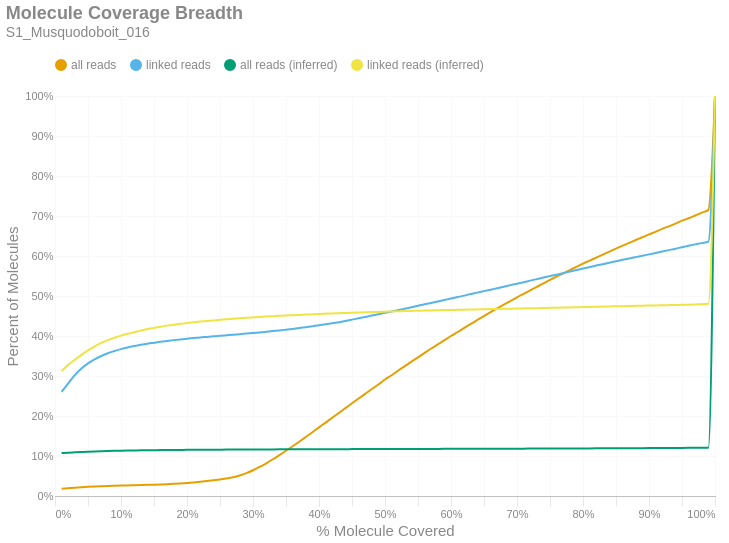

The code cell stored with this chart in its notebook:
### Markdown cell above
### Molecule Read Coverage
This chart shows molecule coverage breadth as computed by the number of bases aligned to that molecule. In other words, "*how much of each unique long molecule is actually sequenced/aligned?*" Keep in mind there is a distinction between sequences and alignments, since some sequences belonging to a particular molecule may not align well and wouldn't appear in the alignment data. This chart also shows molecule coverage breadth as computed by the *inferred fragment* from which the aligned sequences originate. Unlike read coverage, this calculation takes into account the total insert size, including unsequenced gaps between the forward and reverse reads. Like the previous figures, these are cumulative percents.

### Code cell
if SKIPLR:
    print_html(f"Skipped")
else:
    binned_df = consolidated_hist(valids['coverage_bp'], mask, 0.01, True)
    binned_df_inf = consolidated_hist(valids['coverage_inserts'], mask, 0.01, True)
    binned_df = binned_df.with_columns(pl.lit(binned_df_inf['all reads (cumsum)']).alias('all reads (inferred)'))
    binned_df = binned_df.with_columns(pl.lit(binned_df_inf['linked reads (cumsum)']).alias('linked reads (inferred)'))
    binned_df = binned_df.with_columns(
        (pl.col('bin').cast(pl.Float64) + 0.01).alias('right_edge')
    )

    with SafeRender(binned_df):
        (
            density_plot(binned_df, 'Molecule Coverage Breadth', samplename, 'molcov', ['all reads (inferred)','linked reads (inferred)'])
            .encode(
                #x=alt.X('bin:Q', title="% Molecule Covered").axis(format = '%').scale(padding=0),
                x=alt.X('right_edge:Q', title="% Molecule Covered").axis(format='%').scale(padding=0),
                y=alt.Y('value:Q', title='Percent of Molecules')
                    .axis(format='%')
                    .stack(False)
                    .scale(domainMin=0, padding=0),
                color=alt.Color("key:N").scale(domain = ["all reads", "linked reads", "all reads (inferred)", "linked reads (inferred)"]),
                tooltip = [
                    alt.Tooltip("key:N", title = "Data Type"),
                    alt.Tooltip("range_label:N", title="% Molecule Covered"),
                    alt.Tooltip("value:Q", format = ".2%", title="% Molecules")
                ]
            )
        ).display()

### Figure 1 — Vega-Lite specification as saved in the notebook (floating-point values rounded to 4 significant figures)
{"width": "container", "height": 400, "config": {"title": {"anchor": "start", "dy": -15, "fontSize": 18, "color": "#888888", "subtitleColor": "#888888", "subtitleFontSize": 14}, "arc": {"fill": "#0072B2"}, "axis": {"domainColor": "#888888", "domainWidth": 0.5, "gridWidth": 0.2, "grid": false, "titleFontWeight": 400, "titleFontSize": 15, "labelFontSize": 11, "labelColor": "#888888", "tickColor": "#888888", "tickWidth": 0.2, "titleColor": "#888888"}, "axisBand": {"grid": false}, "axisX": {"grid": true, "tickSize": 10, "domainCap": "round"}, "axisY": {"domain": false, "grid": true, "tickSize": 0, "domainCap": "round"}, "background": "transparent", "header": {"labelFontSize": 15, "labelColor": "#888888", "titleFontSize": 15, "titleFontWeight": 600, "titleColor": "#888888"}, "legend": {"labelFont": "sans-serif", "labelFontSize": 12, "labelColor": "#888888", "symbolSize": 100, "symbolType": "circle", "titleFontSize": 12, "titlePadding": 10, "titleColor": "#888888", "title": null, "orient": "top"}, "range": {"category": ["#E69F00", "#56B4E9", "#009E73", "#F0E442", "#0072B2", "#D55E00", "#CC79A7", "#000000"], "diverging": ["#cfe8f3", "#a2d4ec", "#73bfe2", "#46abdb", "#1696d2", "#12719e"]}, "area": {"fill": "#0072B2", "fillOpacity": 0.7, "line": true, "strokeOpacity": 0.7}, "line": {"color": "#0072B2", "stroke": "#0072B2", "strokeWidth": 2}, "trail": {"color": "#0072B2", "stroke": "#0072B2", "strokeWidth": 0, "size": 1}, "point": {"filled": true, "fillOpacity": 1.0, "size": 95}, "text": {"color": "#888888", "fontSize": 11, "align": "right", "fontWeight": 400, "size": 11}, "bar": {"fill": "#0072B2", "stroke": null}, "view": {"stroke": null, "continuousWidth": 660, "continuousHeight": 400}}, "data": {"name": "data-30377627dd52c46316473779d48c8bbb"}, "mark": {"type": "line", "interpolate": "monotone", "point": {"opacity": 0, "size": 275}}, "encoding": {"color": {"field": "key", "scale": {"domain": ["all reads", "linked reads", "all reads (inferred)", "linked reads (inferred)"]}, "type": "nominal"}, "tooltip": [{"field": "key", "title": "Data Type", "type": "nominal"}, {"field": "range_label", "title": "% Molecule Covered", "type": "nominal"}, {"field": "value", "format": ".2%", "title": "% Molecules", "type": "quantitative"}], "x": {"axis": {"format": "%"}, "field": "right_edge", "scale": {"padding": 0}, "title": "% Molecule Covered", "type": "quantitative"}, "y": {"axis": {"format": "%"}, "field": "value", "scale": {"domainMin": 0, "padding": 0}, "stack": false, "title": "Percent of Molecules", "type": "quantitative"}}, "params": [{"name": "param_c36ac31b6afebe62", "select": {"type": "point", "fields": ["key"]}, "bind": "legend"}], "title": {"text": "Molecule Coverage Breadth", "subtitle": "S1_Musquodoboit_016"}, "transform": [{"fold": ["all reads (cumsum)", "linked reads (cumsum)", "all reads (inferred)", "linked reads (inferred)"]}, {"calculate": "replace(datum.key, ' (cumsum)', '')", "as": "key"}, {"filter": {"param": "param_c36ac31b6afebe62"}}], "usermeta": {"embedOptions": {"downloadFileName": "S1_Musquodoboit_016.molcov"}}, "$schema": "https://vega.github.io/schema/vega-lite/v6.1.0.json", "datasets": {"data-30377627dd52c46316473779d48c8bbb": [{"bin": "0.0", "interval": "0.0-0.01", "all reads": 0.01786, "linked reads": 0.2603, "all reads (cumsum)": 0.01786, "linked reads (cumsum)": 0.2603, "range_label": "0.0-0.01", "all reads (inferred)": 0.1073, "linked reads (inferred)": 0.3121, "right_edge": 0.01}, {"bin": "0.01", "interval": "0.01-0.02", "all reads": 0.001522, "linked reads": 0.02106, "all reads (cumsum)": 0.01939, "linked reads (cumsum)": 0.2814, "range_label": "0.01-0.02", "all reads (inferred)": 0.1084, "linked reads (inferred)": 0.3278, "right_edge": 0.02}, {"bin": "0.02", "interval": "0.02-0.03", "all reads": 0.001489, "linked reads": 0.02072, "all reads (cumsum)": 0.02087, "linked reads (cumsum)": 0.3021, "range_label": "0.02-0.03", "all reads (inferred)": 0.1092, "linked reads (inferred)": 0.3404, "right_edge": 0.03}, {"bin": "0.03", "interval": "0.03-0.04", "all reads": 0.001254, "linked reads": 0.01652, "all reads (cumsum)": 0.02213, "linked reads (cumsum)": 0.3186, "range_label": "0.03-0.04", "all reads (inferred)": 0.11, "linked reads (inferred)": 0.3528, "right_edge": 0.04}, {"bin": "0.04", "interval": "0.04-0.05", "all reads": 0.0009839, "linked reads": 0.01303, "all reads (cumsum)": 0.02311, "linked reads (cumsum)": 0.3317, "range_label": "0.04-0.05", "all reads (inferred)": 0.1108, "linked reads (inferred)": 0.3639, "right_edge": 0.05}, {"bin": "0.05", "interval": "0.05-0.06", "all reads": 0.0008106, "linked reads": 0.01004, "all reads (cumsum)": 0.02392, "linked reads (cumsum)": 0.3417, "range_label": "0.05-0.06", "all reads (inferred)": 0.1115, "linked reads (inferred)": 0.3741, "right_edge": 0.06}, {"bin": "0.06", "interval": "0.06-0.07", "all reads": 0.0006506, "linked reads": 0.008301, "all reads (cumsum)": 0.02457, "linked reads (cumsum)": 0.35, "range_label": "0.06-0.07", "all reads (inferred)": 0.1121, "linked reads (inferred)": 0.3826, "right_edge": 0.07}, {"bin": "0.07", "interval": "0.07-0.08", "all reads": 0.0005737, "linked reads": 0.007017, "all reads (cumsum)": 0.02515, "linked reads (cumsum)": 0.357, "range_label": "0.07-0.08", "all reads (inferred)": 0.1125, "linked reads (inferred)": 0.3896, "right_edge": 0.08}, {"bin": "0.08", "interval": "0.08-0.09", "all reads": 0.0004809, "linked reads": 0.0054, "all reads (cumsum)": 0.02563, "linked reads (cumsum)": 0.3624, "range_label": "0.08-0.09", "all reads (inferred)": 0.1129, "linked reads (inferred)": 0.3955, "right_edge": 0.09}, {"bin": "0.09", "interval": "0.09-0.1", "all reads": 0.0004685, "linked reads": 0.004829, "all reads (cumsum)": 0.0261, "linked reads (cumsum)": 0.3672, "range_label": "0.09-0.1", "all reads (inferred)": 0.1132, "linked reads (inferred)": 0.4008, "right_edge": 0.1}, {"bin": "0.1", "interval": "0.1-0.11", "all reads": 0.0004469, "linked reads": 0.004093, "all reads (cumsum)": 0.02654, "linked reads (cumsum)": 0.3713, "range_label": "0.1-0.11", "all reads (inferred)": 0.1136, "linked reads (inferred)": 0.4056, "right_edge": 0.11}, {"bin": "0.11", "interval": "0.11-0.12", "all reads": 0.0004124, "linked reads": 0.003451, "all reads (cumsum)": 0.02696, "linked reads (cumsum)": 0.3748, "range_label": "0.11-0.12", "all reads (inferred)": 0.1138, "linked reads (inferred)": 0.4096, "right_edge": 0.12}, {"bin": "0.12", "interval": "0.12-0.13", "all reads": 0.0004367, "linked reads": 0.003126, "all reads (cumsum)": 0.02739, "linked reads (cumsum)": 0.3779, "range_label": "0.12-0.13", "all reads (inferred)": 0.1141, "linked reads (inferred)": 0.4136, "right_edge": 0.13}, {"bin": "0.13", "interval": "0.13-0.14", "all reads": 0.0004526, "linked reads": 0.002851, "all reads (cumsum)": 0.02785, "linked reads (cumsum)": 0.3808, "range_label": "0.13-0.14", "all reads (inferred)": 0.1143, "linked reads (inferred)": 0.4173, "right_edge": 0.14}, {"bin": "0.14", "interval": "0.14-0.15", "all reads": 0.0004981, "linked reads": 0.002418, "all reads (cumsum)": 0.02834, "linked reads (cumsum)": 0.3832, "range_label": "0.14-0.15", "all reads (inferred)": 0.1145, "linked reads (inferred)": 0.4203, "right_edge": 0.15}, {"bin": "0.15", "interval": "0.15-0.16", "all reads": 0.0006104, "linked reads": 0.002425, "all reads (cumsum)": 0.02895, "linked reads (cumsum)": 0.3856, "range_label": "0.15-0.16", "all reads (inferred)": 0.1147, "linked reads (inferred)": 0.4233, "right_edge": 0.16}, {"bin": "0.16", "interval": "0.16-0.17", "all reads": 0.0007244, "linked reads": 0.002043, "all reads (cumsum)": 0.02968, "linked reads (cumsum)": 0.3877, "range_label": "0.16-0.17", "all reads (inferred)": 0.1149, "linked reads (inferred)": 0.4259, "right_edge": 0.17}, {"bin": "0.17", "interval": "0.17-0.18", "all reads": 0.0008654, "linked reads": 0.002014, "all reads (cumsum)": 0.03054, "linked reads (cumsum)": 0.3897, "range_label": "0.17-0.18", "all reads (inferred)": 0.115, "linked reads (inferred)": 0.4282, "right_edge": 0.18}, {"bin": "0.18", "interval": "0.18-0.19", "all reads": 0.001013, "linked reads": 0.001855, "all reads (cumsum)": 0.03156, "linked reads (cumsum)": 0.3915, "range_label": "0.18-0.19", "all reads (inferred)": 0.1152, "linked reads (inferred)": 0.4304, "right_edge": 0.19}, {"bin": "0.19", "interval": "0.19-0.2", "all reads": 0.00117, "linked reads": 0.001696, "all reads (cumsum)": 0.03273, "linked reads (cumsum)": 0.3932, "range_label": "0.19-0.2", "all reads (inferred)": 0.1153, "linked reads (inferred)": 0.4325, "right_edge": 0.2}, {"bin": "0.2", "interval": "0.2-0.21", "all reads": 0.001297, "linked reads": 0.001595, "all reads (cumsum)": 0.03402, "linked reads (cumsum)": 0.3948, "range_label": "0.2-0.21", "all reads (inferred)": 0.1154, "linked reads (inferred)": 0.4344, "right_edge": 0.21}, {"bin": "0.21", "interval": "0.21-0.22", "all reads": 0.001557, "linked reads": 0.001646, "all reads (cumsum)": 0.03558, "linked reads (cumsum)": 0.3965, "range_label": "0.21-0.22", "all reads (inferred)": 0.1156, "linked reads (inferred)": 0.4361, "right_edge": 0.22}, {"bin": "0.22", "interval": "0.22-0.23", "all reads": 0.0017, "linked reads": 0.001256, "all reads (cumsum)": 0.03728, "linked reads (cumsum)": 0.3977, "range_label": "0.22-0.23", "all reads (inferred)": 0.1157, "linked reads (inferred)": 0.4376, "right_edge": 0.23}, {"bin": "0.23", "interval": "0.23-0.24", "all reads": 0.001881, "linked reads": 0.0014, "all reads (cumsum)": 0.03916, "linked reads (cumsum)": 0.3991, "range_label": "0.23-0.24", "all reads (inferred)": 0.1158, "linked reads (inferred)": 0.4391, "right_edge": 0.24}, {"bin": "0.24", "interval": "0.24-0.25", "all reads": 0.002122, "linked reads": 0.001408, "all reads (cumsum)": 0.04129, "linked reads (cumsum)": 0.4005, "range_label": "0.24-0.25", "all reads (inferred)": 0.1159, "linked reads (inferred)": 0.4404, "right_edge": 0.25}, {"bin": "0.25", "interval": "0.25-0.26", "all reads": 0.002372, "linked reads": 0.00135, "all reads (cumsum)": 0.04366, "linked reads (cumsum)": 0.4019, "range_label": "0.25-0.26", "all reads (inferred)": 0.1159, "linked reads (inferred)": 0.4417, "right_edge": 0.26}, {"bin": "0.26", "interval": "0.26-0.27", "all reads": 0.003111, "linked reads": 0.00135, "all reads (cumsum)": 0.04677, "linked reads (cumsum)": 0.4032, "range_label": "0.26-0.27", "all reads (inferred)": 0.116, "linked reads (inferred)": 0.4429, "right_edge": 0.27}, {"bin": "0.27", "interval": "0.27-0.28", "all reads": 0.004462, "linked reads": 0.0014, "all reads (cumsum)": 0.05123, "linked reads (cumsum)": 0.4046, "range_label": "0.27-0.28", "all reads (inferred)": 0.1161, "linked reads (inferred)": 0.4442, "right_edge": 0.28}, {"bin": "0.28", "interval": "0.28-0.29", "all reads": 0.005931, "linked reads": 0.001487, "all reads (cumsum)": 0.05716, "linked reads (cumsum)": 0.4061, "range_label": "0.28-0.29", "all reads (inferred)": 0.1162, "linked reads (inferred)": 0.4454, "right_edge": 0.29}, {"bin": "0.29", "interval": "0.29-0.3", "all reads": 0.007282, "linked reads": 0.001393, "all reads (cumsum)": 0.06444, "linked reads (cumsum)": 0.4075, "range_label": "0.29-0.3", "all reads (inferred)": 0.1163, "linked reads (inferred)": 0.4466, "right_edge": 0.3}, {"bin": "0.3", "interval": "0.3-0.31", "all reads": 0.008253, "linked reads": 0.001501, "all reads (cumsum)": 0.0727, "linked reads (cumsum)": 0.409, "range_label": "0.3-0.31", "all reads (inferred)": 0.1164, "linked reads (inferred)": 0.4477, "right_edge": 0.31}, {"bin": "0.31", "interval": "0.31-0.32", "all reads": 0.00914, "linked reads": 0.001668, "all reads (cumsum)": 0.08184, "linked reads (cumsum)": 0.4107, "range_label": "0.31-0.32", "all reads (inferred)": 0.1164, "linked reads (inferred)": 0.4486, "right_edge": 0.32}, {"bin": "0.32", "interval": "0.32-0.33", "all reads": 0.009963, "linked reads": 0.001704, "all reads (cumsum)": 0.0918, "linked reads (cumsum)": 0.4124, "range_label": "0.32-0.33", "all reads (inferred)": 0.1165, "linked reads (inferred)": 0.4495, "right_edge": 0.33}, {"bin": "0.33", "interval": "0.33-0.34", "all reads": 0.01034, "linked reads": 0.00161, "all reads (cumsum)": 0.1021, "linked reads (cumsum)": 0.414, "range_label": "0.33-0.34", "all reads (inferred)": 0.1166, "linked reads (inferred)": 0.4504, "right_edge": 0.34}, {"bin": "0.34", "interval": "0.34-0.35", "all reads": 0.01088, "linked reads": 0.001877, "all reads (cumsum)": 0.113, "linked reads (cumsum)": 0.4159, "range_label": "0.34-0.35", "all reads (inferred)": 0.1166, "linked reads (inferred)": 0.4512, "right_edge": 0.35}, {"bin": "0.35", "interval": "0.35-0.36", "all reads": 0.01125, "linked reads": 0.001913, "all reads (cumsum)": 0.1243, "linked reads (cumsum)": 0.4178, "range_label": "0.35-0.36", "all reads (inferred)": 0.1167, "linked reads (inferred)": 0.4521, "right_edge": 0.36}, {"bin": "0.36", "interval": "0.36-0.37", "all reads": 0.01144, "linked reads": 0.002043, "all reads (cumsum)": 0.1357, "linked reads (cumsum)": 0.4198, "range_label": "0.36-0.37", "all reads (inferred)": 0.1168, "linked reads (inferred)": 0.4528, "right_edge": 0.37}, {"bin": "0.37", "interval": "0.37-0.38", "all reads": 0.01179, "linked reads": 0.002296, "all reads (cumsum)": 0.1475, "linked reads (cumsum)": 0.4221, "range_label": "0.37-0.38", "all reads (inferred)": 0.1168, "linked reads (inferred)": 0.4535, "right_edge": 0.38}, {"bin": "0.38", "interval": "0.38-0.39", "all reads": 0.01192, "linked reads": 0.002166, "all reads (cumsum)": 0.1594, "linked reads (cumsum)": 0.4243, "range_label": "0.38-0.39", "all reads (inferred)": 0.1169, "linked reads (inferred)": 0.4543, "right_edge": 0.39}, {"bin": "0.39", "interval": "0.39-0.4", "all reads": 0.01217, "linked reads": 0.002707, "all reads (cumsum)": 0.1716, "linked reads (cumsum)": 0.427, "range_label": "0.39-0.4", "all reads (inferred)": 0.1169, "linked reads (inferred)": 0.4551, "right_edge": 0.4}, {"bin": "0.4", "interval": "0.4-0.41", "all reads": 0.01191, "linked reads": 0.002649, "all reads (cumsum)": 0.1835, "linked reads (cumsum)": 0.4296, "range_label": "0.4-0.41", "all reads (inferred)": 0.117, "linked reads (inferred)": 0.4558, "right_edge": 0.41}, {"bin": "0.41", "interval": "0.41-0.42", "all reads": 0.01207, "linked reads": 0.002353, "all reads (cumsum)": 0.1956, "linked reads (cumsum)": 0.432, "range_label": "0.41-0.42", "all reads (inferred)": 0.117, "linked reads (inferred)": 0.4565, "right_edge": 0.42}, {"bin": "0.42", "interval": "0.42-0.43", "all reads": 0.01209, "linked reads": 0.002642, "all reads (cumsum)": 0.2077, "linked reads (cumsum)": 0.4346, "range_label": "0.42-0.43", "all reads (inferred)": 0.1171, "linked reads (inferred)": 0.457, "right_edge": 0.43}, {"bin": "0.43", "interval": "0.43-0.44", "all reads": 0.01194, "linked reads": 0.003053, "all reads (cumsum)": 0.2196, "linked reads (cumsum)": 0.4377, "range_label": "0.43-0.44", "all reads (inferred)": 0.1171, "linked reads (inferred)": 0.4577, "right_edge": 0.44}, {"bin": "0.44", "interval": "0.44-0.45", "all reads": 0.01218, "linked reads": 0.003248, "all reads (cumsum)": 0.2318, "linked reads (cumsum)": 0.4409, "range_label": "0.44-0.45", "all reads (inferred)": 0.1172, "linked reads (inferred)": 0.4583, "right_edge": 0.45}, {"bin": "0.45", "interval": "0.45-0.46", "all reads": 0.01192, "linked reads": 0.003277, "all reads (cumsum)": 0.2437, "linked reads (cumsum)": 0.4442, "range_label": "0.45-0.46", "all reads (inferred)": 0.1172, "linked reads (inferred)": 0.4588, "right_edge": 0.46}, {"bin": "0.46", "interval": "0.46-0.47", "all reads": 0.01173, "linked reads": 0.003147, "all reads (cumsum)": 0.2554, "linked reads (cumsum)": 0.4474, "range_label": "0.46-0.47", "all reads (inferred)": 0.1173, "linked reads (inferred)": 0.4594, "right_edge": 0.47}, {"bin": "0.47", "interval": "0.47-0.48", "all reads": 0.012, "linked reads": 0.003667, "all reads (cumsum)": 0.2674, "linked reads (cumsum)": 0.451, "range_label": "0.47-0.48", "all reads (inferred)": 0.1173, "linked reads (inferred)": 0.4598, "right_edge": 0.48}, {"bin": "0.48", "interval": "0.48-0.49", "all reads": 0.0113, "linked reads": 0.003256, "all reads (cumsum)": 0.2787, "linked reads (cumsum)": 0.4543, "range_label": "0.48-0.49", "all reads (inferred)": 0.1174, "linked reads (inferred)": 0.4602, "right_edge": 0.49}, {"bin": "0.49", "interval": "0.49-0.5", "all reads": 0.01256, "linked reads": 0.003718, "all reads (cumsum)": 0.2913, "linked reads (cumsum)": 0.458, "range_label": "0.49-0.5", "all reads (inferred)": 0.1174, "linked reads (inferred)": 0.4608, "right_edge": 0.5}, {"bin": "0.5", "interval": "0.5-0.51", "all reads": 0.01055, "linked reads": 0.003306, "all reads (cumsum)": 0.3018, "linked reads (cumsum)": 0.4613, "range_label": "0.5-0.51", "all reads (inferred)": 0.1175, "linked reads (inferred)": 0.4614, "right_edge": 0.51}, {"bin": "0.51", "interval": "0.51-0.52", "all reads": 0.01184, "linked reads": 0.003501, "all reads (cumsum)": 0.3137, "linked reads (cumsum)": 0.4648, "range_label": "0.51-0.52", "all reads (inferred)": 0.1175, "linked reads (inferred)": 0.4618, "right_edge": 0.52}, {"bin": "0.52", "interval": "0.52-0.53", "all reads": 0.01108, "linked reads": 0.003544, "all reads (cumsum)": 0.3248, "linked reads (cumsum)": 0.4684, "range_label": "0.52-0.53", "all reads (inferred)": 0.1176, "linked reads (inferred)": 0.4623, "right_edge": 0.53}, {"bin": "0.53", "interval": "0.53-0.54", "all reads": 0.01115, "linked reads": 0.003501, "all reads (cumsum)": 0.3359, "linked reads (cumsum)": 0.4719, "range_label": "0.53-0.54", "all reads (inferred)": 0.1176, "linked reads (inferred)": 0.4627, "right_edge": 0.54}, {"bin": "0.54", "interval": "0.54-0.55", "all reads": 0.01087, "linked reads": 0.003862, "all reads (cumsum)": 0.3468, "linked reads (cumsum)": 0.4757, "range_label": "0.54-0.55", "all reads (inferred)": 0.1177, "linked reads (inferred)": 0.4632, "right_edge": 0.55}, {"bin": "0.55", "interval": "0.55-0.56", "all reads": 0.01105, "linked reads": 0.003515, "all reads (cumsum)": 0.3578, "linked reads (cumsum)": 0.4792, "range_label": "0.55-0.56", "all reads (inferred)": 0.1177, "linked reads (inferred)": 0.4637, "right_edge": 0.56}, {"bin": "0.56", "interval": "0.56-0.57", "all reads": 0.01088, "linked reads": 0.003487, "all reads (cumsum)": 0.3687, "linked reads (cumsum)": 0.4827, "range_label": "0.56-0.57", "all reads (inferred)": 0.1177, "linked reads (inferred)": 0.464, "right_edge": 0.57}, {"bin": "0.57", "interval": "0.57-0.58", "all reads": 0.01037, "linked reads": 0.003682, "all reads (cumsum)": 0.3791, "linked reads (cumsum)": 0.4864, "range_label": "0.57-0.58", "all reads (inferred)": 0.1178, "linked reads (inferred)": 0.4644, "right_edge": 0.58}, {"bin": "0.58", "interval": "0.58-0.59", "all reads": 0.01052, "linked reads": 0.003645, "all reads (cumsum)": 0.3896, "linked reads (cumsum)": 0.49, "range_label": "0.58-0.59", "all reads (inferred)": 0.1178, "linked reads (inferred)": 0.4648, "right_edge": 0.59}, {"bin": "0.59", "interval": "0.59-0.6", "all reads": 0.01044, "linked reads": 0.003682, "all reads (cumsum)": 0.4, "linked reads (cumsum)": 0.4937, "range_label": "0.59-0.6", "all reads (inferred)": 0.1179, "linked reads (inferred)": 0.4651, "right_edge": 0.6}, {"bin": "0.6", "interval": "0.6-0.61", "all reads": 0.009983, "linked reads": 0.003559, "all reads (cumsum)": 0.41, "linked reads (cumsum)": 0.4973, "range_label": "0.6-0.61", "all reads (inferred)": 0.1179, "linked reads (inferred)": 0.4655, "right_edge": 0.61}, {"bin": "0.61", "interval": "0.61-0.62", "all reads": 0.01028, "linked reads": 0.003653, "all reads (cumsum)": 0.4203, "linked reads (cumsum)": 0.5009, "range_label": "0.61-0.62", "all reads (inferred)": 0.118, "linked reads (inferred)": 0.4658, "right_edge": 0.62}, {"bin": "0.62", "interval": "0.62-0.63", "all reads": 0.00987, "linked reads": 0.003905, "all reads (cumsum)": 0.4302, "linked reads (cumsum)": 0.5048, "range_label": "0.62-0.63", "all reads (inferred)": 0.118, "linked reads (inferred)": 0.4662, "right_edge": 0.63}, {"bin": "0.63", "interval": "0.63-0.64", "all reads": 0.009945, "linked reads": 0.003559, "all reads (cumsum)": 0.4401, "linked reads (cumsum)": 0.5084, "range_label": "0.63-0.64", "all reads (inferred)": 0.1181, "linked reads (inferred)": 0.4665, "right_edge": 0.64}, {"bin": "0.64", "interval": "0.64-0.65", "all reads": 0.009713, "linked reads": 0.003804, "all reads (cumsum)": 0.4498, "linked reads (cumsum)": 0.5122, "range_label": "0.64-0.65", "all reads (inferred)": 0.1181, "linked reads (inferred)": 0.4669, "right_edge": 0.65}, {"bin": "0.65", "interval": "0.65-0.66", "all reads": 0.009896, "linked reads": 0.003638, "all reads (cumsum)": 0.4597, "linked reads (cumsum)": 0.5158, "range_label": "0.65-0.66", "all reads (inferred)": 0.1182, "linked reads (inferred)": 0.4672, "right_edge": 0.66}, {"bin": "0.66", "interval": "0.66-0.67", "all reads": 0.009216, "linked reads": 0.003595, "all reads (cumsum)": 0.4689, "linked reads (cumsum)": 0.5194, "range_label": "0.66-0.67", "all reads (inferred)": 0.1182, "linked reads (inferred)": 0.4675, "right_edge": 0.67}, {"bin": "0.67", "interval": "0.67-0.68", "all reads": 0.009344, "linked reads": 0.003797, "all reads (cumsum)": 0.4783, "linked reads (cumsum)": 0.5232, "range_label": "0.67-0.68", "all reads (inferred)": 0.1183, "linked reads (inferred)": 0.4679, "right_edge": 0.68}, {"bin": "0.68", "interval": "0.68-0.69", "all reads": 0.009137, "linked reads": 0.003927, "all reads (cumsum)": 0.4874, "linked reads (cumsum)": 0.5272, "range_label": "0.68-0.69", "all reads (inferred)": 0.1183, "linked reads (inferred)": 0.4683, "right_edge": 0.69}, {"bin": "0.69", "interval": "0.69-0.7", "all reads": 0.009247, "linked reads": 0.003645, "all reads (cumsum)": 0.4967, "linked reads (cumsum)": 0.5308, "range_label": "0.69-0.7", "all reads (inferred)": 0.1184, "linked reads (inferred)": 0.4686, "right_edge": 0.7}, {"bin": "0.7", "interval": "0.7-0.71", "all reads": 0.008797, "linked reads": 0.003732, "all reads (cumsum)": 0.5055, "linked reads (cumsum)": 0.5345, "range_label": "0.7-0.71", "all reads (inferred)": 0.1184, "linked reads (inferred)": 0.4689, "right_edge": 0.71}, {"bin": "0.71", "interval": "0.71-0.72", "all reads": 0.008789, "linked reads": 0.003884, "all reads (cumsum)": 0.5143, "linked reads (cumsum)": 0.5384, "range_label": "0.71-0.72", "all reads (inferred)": 0.1185, "linked reads (inferred)": 0.4694, "right_edge": 0.72}, {"bin": "0.72", "interval": "0.72-0.73", "all reads": 0.008717, "linked reads": 0.003732, "all reads (cumsum)": 0.523, "linked reads (cumsum)": 0.5422, "range_label": "0.72-0.73", "all reads (inferred)": 0.1185, "linked reads (inferred)": 0.4697, "right_edge": 0.73}, {"bin": "0.73", "interval": "0.73-0.74", "all reads": 0.008471, "linked reads": 0.003891, "all reads (cumsum)": 0.5314, "linked reads (cumsum)": 0.546, "range_label": "0.73-0.74", "all reads (inferred)": 0.1186, "linked reads (inferred)": 0.47, "right_edge": 0.74}, {"bin": "0.74", "interval": "0.74-0.75", "all reads": 0.008856, "linked reads": 0.003617, "all reads (cumsum)": 0.5403, "linked reads (cumsum)": 0.5497, "range_label": "0.74-0.75", "all reads (inferred)": 0.1186, "linked reads (inferred)": 0.4704, "right_edge": 0.75}, {"bin": "0.75", "interval": "0.75-0.76", "all reads": 0.008051, "linked reads": 0.003508, "all reads (cumsum)": 0.5484, "linked reads (cumsum)": 0.5532, "range_label": "0.75-0.76", "all reads (inferred)": 0.1187, "linked reads (inferred)": 0.4707, "right_edge": 0.76}, {"bin": "0.76", "interval": "0.76-0.77", "all reads": 0.008329, "linked reads": 0.003913, "all reads (cumsum)": 0.5567, "linked reads (cumsum)": 0.5571, "range_label": "0.76-0.77", "all reads (inferred)": 0.1188, "linked reads (inferred)": 0.4711, "right_edge": 0.77}, {"bin": "0.77", "interval": "0.77-0.78", "all reads": 0.008087, "linked reads": 0.003999, "all reads (cumsum)": 0.5648, "linked reads (cumsum)": 0.5611, "range_label": "0.77-0.78", "all reads (inferred)": 0.1188, "linked reads (inferred)": 0.4716, "right_edge": 0.78}, {"bin": "0.78", "interval": "0.78-0.79", "all reads": 0.008039, "linked reads": 0.00392, "all reads (cumsum)": 0.5728, "linked reads (cumsum)": 0.565, "range_label": "0.78-0.79", "all reads (inferred)": 0.1189, "linked reads (inferred)": 0.4718, "right_edge": 0.79}, {"bin": "0.79", "interval": "0.79-0.8", "all reads": 0.008191, "linked reads": 0.003566, "all reads (cumsum)": 0.581, "linked reads (cumsum)": 0.5686, "range_label": "0.79-0.8", "all reads (inferred)": 0.119, "linked reads (inferred)": 0.4724, "right_edge": 0.8}, {"bin": "0.8", "interval": "0.8-0.81", "all reads": 0.007442, "linked reads": 0.003725, "all reads (cumsum)": 0.5884, "linked reads (cumsum)": 0.5723, "range_label": "0.8-0.81", "all reads (inferred)": 0.119, "linked reads (inferred)": 0.4727, "right_edge": 0.81}, {"bin": "0.81", "interval": "0.81-0.82", "all reads": 0.00759, "linked reads": 0.003797, "all reads (cumsum)": 0.596, "linked reads (cumsum)": 0.5761, "range_label": "0.81-0.82", "all reads (inferred)": 0.1191, "linked reads (inferred)": 0.4731, "right_edge": 0.82}, {"bin": "0.82", "interval": "0.82-0.83", "all reads": 0.007567, "linked reads": 0.003501, "all reads (cumsum)": 0.6036, "linked reads (cumsum)": 0.5796, "range_label": "0.82-0.83", "all reads (inferred)": 0.1192, "linked reads (inferred)": 0.4736, "right_edge": 0.83}, {"bin": "0.83", "interval": "0.83-0.84", "all reads": 0.007519, "linked reads": 0.003624, "all reads (cumsum)": 0.6111, "linked reads (cumsum)": 0.5832, "range_label": "0.83-0.84", "all reads (inferred)": 0.1193, "linked reads (inferred)": 0.4739, "right_edge": 0.84}, {"bin": "0.84", "interval": "0.84-0.85", "all reads": 0.0073, "linked reads": 0.00366, "all reads (cumsum)": 0.6184, "linked reads (cumsum)": 0.5869, "range_label": "0.84-0.85", "all reads (inferred)": 0.1194, "linked reads (inferred)": 0.4743, "right_edge": 0.85}, {"bin": "0.85", "interval": "0.85-0.86", "all reads": 0.007388, "linked reads": 0.00358, "all reads (cumsum)": 0.6258, "linked reads (cumsum)": 0.5905, "range_label": "0.85-0.86", "all reads (inferred)": 0.1194, "linked reads (inferred)": 0.4746, "right_edge": 0.86}, {"bin": "0.86", "interval": "0.86-0.87", "all reads": 0.007012, "linked reads": 0.00327, "all reads (cumsum)": 0.6328, "linked reads (cumsum)": 0.5937, "range_label": "0.86-0.87", "all reads (inferred)": 0.1195, "linked reads (inferred)": 0.475, "right_edge": 0.87}, {"bin": "0.87", "interval": "0.87-0.88", "all reads": 0.007194, "linked reads": 0.003436, "all reads (cumsum)": 0.64, "linked reads (cumsum)": 0.5972, "range_label": "0.87-0.88", "all reads (inferred)": 0.1196, "linked reads (inferred)": 0.4755, "right_edge": 0.88}, {"bin": "0.88", "interval": "0.88-0.89", "all reads": 0.006894, "linked reads": 0.003494, "all reads (cumsum)": 0.6469, "linked reads (cumsum)": 0.6007, "range_label": "0.88-0.89", "all reads (inferred)": 0.1197, "linked reads (inferred)": 0.4758, "right_edge": 0.89}, {"bin": "0.89", "interval": "0.89-0.9", "all reads": 0.007014, "linked reads": 0.003422, "all reads (cumsum)": 0.6539, "linked reads (cumsum)": 0.6041, "range_label": "0.89-0.9", "all reads (inferred)": 0.1198, "linked reads (inferred)": 0.4761, "right_edge": 0.9}, {"bin": "0.9", "interval": "0.9-0.91", "all reads": 0.00655, "linked reads": 0.00353, "all reads (cumsum)": 0.6605, "linked reads (cumsum)": 0.6076, "range_label": "0.9-0.91", "all reads (inferred)": 0.1198, "linked reads (inferred)": 0.4765, "right_edge": 0.91}, {"bin": "0.91", "interval": "0.91-0.92", "all reads": 0.00741, "linked reads": 0.003573, "all reads (cumsum)": 0.6679, "linked reads (cumsum)": 0.6112, "range_label": "0.91-0.92", "all reads (inferred)": 0.1199, "linked reads (inferred)": 0.4768, "right_edge": 0.92}, {"bin": "0.92", "interval": "0.92-0.93", "all reads": 0.006318, "linked reads": 0.003515, "all reads (cumsum)": 0.6742, "linked reads (cumsum)": 0.6147, "range_label": "0.92-0.93", "all reads (inferred)": 0.1201, "linked reads (inferred)": 0.4772, "right_edge": 0.93}, {"bin": "0.93", "interval": "0.93-0.94", "all reads": 0.006847, "linked reads": 0.003472, "all reads (cumsum)": 0.681, "linked reads (cumsum)": 0.6182, "range_label": "0.93-0.94", "all reads (inferred)": 0.1202, "linked reads (inferred)": 0.4775, "right_edge": 0.94}, {"bin": "0.94", "interval": "0.94-0.95", "all reads": 0.007304, "linked reads": 0.003884, "all reads (cumsum)": 0.6884, "linked reads (cumsum)": 0.6221, "range_label": "0.94-0.95", "all reads (inferred)": 0.1203, "linked reads (inferred)": 0.4779, "right_edge": 0.95}, {"bin": "0.95", "interval": "0.95-0.96", "all reads": 0.005972, "linked reads": 0.003638, "all reads (cumsum)": 0.6943, "linked reads (cumsum)": 0.6257, "range_label": "0.95-0.96", "all reads (inferred)": 0.1204, "linked reads (inferred)": 0.4784, "right_edge": 0.96}, {"bin": "0.96", "interval": "0.96-0.97", "all reads": 0.006951, "linked reads": 0.003371, "all reads (cumsum)": 0.7013, "linked reads (cumsum)": 0.6291, "range_label": "0.96-0.97", "all reads (inferred)": 0.1205, "linked reads (inferred)": 0.479, "right_edge": 0.97}, {"bin": "0.97", "interval": "0.97-0.98", "all reads": 0.007224, "linked reads": 0.003169, "all reads (cumsum)": 0.7085, "linked reads (cumsum)": 0.6322, "range_label": "0.97-0.98", "all reads (inferred)": 0.1207, "linked reads (inferred)": 0.4796, "right_edge": 0.98}, {"bin": "0.98", "interval": "0.98-0.99", "all reads": 0.006842, "linked reads": 0.003703, "all reads (cumsum)": 0.7153, "linked reads (cumsum)": 0.6359, "range_label": "0.98-0.99", "all reads (inferred)": 0.1209, "linked reads (inferred)": 0.4804, "right_edge": 0.99}, {"bin": "0.99", "interval": "0.99-1.0", "all reads": 0.2847, "linked reads": 0.3641, "all reads (cumsum)": 1.0, "linked reads (cumsum)": 1.0, "range_label": "0.99-1.0", "all reads (inferred)": 1.0, "linked reads (inferred)": 1.0, "right_edge": 1.0}]}}
